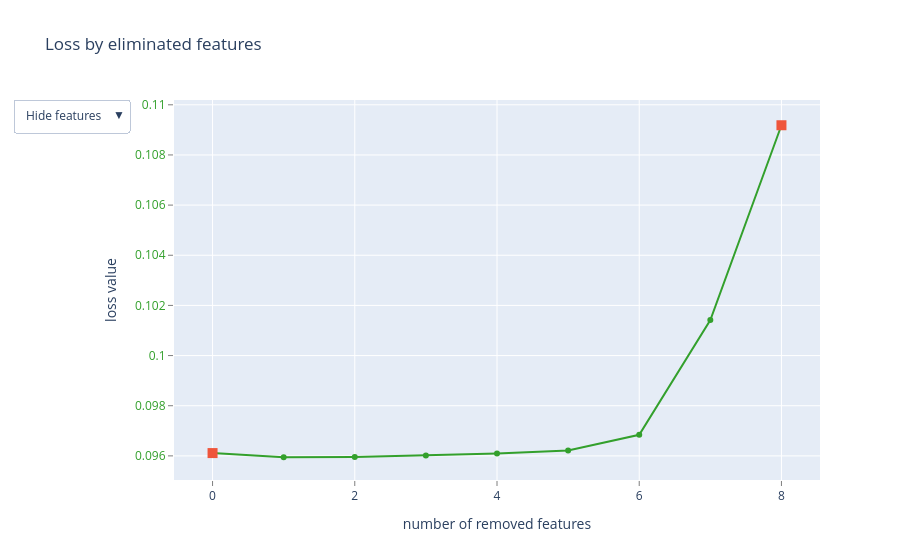

The code cell stored with this chart in its notebook:
### Markdown cell above
## Задание 10*
Проведите отбор признаков встроенными методами библиотеки `CatBoost`:
* Выполните кодирование категориальных признаков через встроенный в `CatBoost` target encoding.
* Через метод `select_features` отберите оптимальное число признаков, визуализируйте процесс.
* Обучите алгоритм `CatBoost` на отобранных признаках и с target encoding. Удалось ли ускорить время работы алгоритма (обучения и инференса) и улучшить качество?

### Code cell
"""
ВАШЕ РЕШЕНИЕ
"""

# Выборки без кодирования признаков
# train и test+val 
X_train_CBC, X_temp_CBC, y_train_CBC, y_temp_CBC = (
    model_selection.train_test_split(
        X, y,
        stratify=y, 
        test_size=0.2,
        random_state=42
    )
)
    
# test и val 
X_test_CBC, X_val_CBC, y_test_CBC, y_val_CBC = train_test_split(
    X_temp_CBC, y_temp_CBC,
    stratify=y_temp_CBC, 
    test_size=0.5,  
    random_state=42
)

# Пулы для CatBoostClassifier
categorical_features = X_train_CBC.select_dtypes(
    include=['str']
).columns.tolist()
train_pool_tg_enc = cb.Pool(
    X_train_CBC,
    y_train_CBC,
    cat_features=categorical_features
)
valid_pool_tg_enc = cb.Pool(
    X_val_CBC,
    y_val_CBC,
    cat_features=categorical_features
)
test_pool_tg_enc = cb.Pool(
    X_test_CBC,
    y_test_CBC,
    cat_features=categorical_features
)

# Инициализация модели
params = {
    'depth': 4,
    'learning_rate': 0.14426903489208018,
    'iterations': 1000,
    'l2_leaf_reg': 0.7800985529013594,
    'random_seed': 42,
    'eval_metric': 'AUC',
    'use_best_model': True,
    'verbose': 0, 
    'border_count': 103,   # для числовых фич
    'bagging_temperature': 0.47781817497692847,
    'random_strength': 0.6401381492117277
}
model_CBC = cb.CatBoostClassifier(**params)

# Построение кривой loss для выявления 
# оптимального количества признаков
summary = model_CBC.select_features(
    train_pool_tg_enc,
    eval_set=valid_pool_tg_enc,
    features_for_select="0-{}".format(X_train_CBC.shape[1] - 1),
    num_features_to_select=5,
    steps=1,
    algorithm="RecursiveByShapValues",
    shap_calc_type="Regular",
    plot=True
)

### Figure 1 — Plotly figure (JSON) as saved in the notebook; plotly's stock layout.template omitted (floating-point values rounded to 4 significant figures)
{"data": [{"line": {"color": "rgb(51,160,44)"}, "mode": "lines+markers", "name": "", "text": ["", "spore-pattern", "gill-attachment", "cap-texture", "ring-thickness", "stem-flexibility", "veil-color", "cap-shape", "ring-number"], "type": "scatter", "x": [0, 1, 2, 3, 4, 5, 6, 7, 8], "y": [0.09611, 0.09595, 0.09596, 0.09602, 0.09609, 0.09621, 0.09684, 0.1014, 0.1092]}, {"marker": {"size": 10, "symbol": "square"}, "mode": "markers", "name": "", "text": ["", "ring-number"], "type": "scatter", "x": [0, 8], "y": [0.09611, 0.1092]}, {"mode": "text", "name": "", "text": ["", "1", "7", "0", "3", "2", "9", "4", "10"], "textfont": {"color": "rgb(51,160,44)", "family": "sans serif", "size": 18}, "textposition": "bottom center", "type": "scatter", "visible": false, "x": [0, 1, 2, 3, 4, 5, 6, 7, 8], "y": [0.09611, 0.09595, 0.09596, 0.09602, 0.09609, 0.09621, 0.09684, 0.1014, 0.1092]}, {"mode": "text", "name": "", "text": ["", "spore-pattern", "gill-attachment", "cap-texture", "ring-thickness", "stem-flexibility", "veil-color", "cap-shape", "ring-number"], "textfont": {"color": "rgb(51,160,44)", "family": "sans serif", "size": 18}, "textposition": "bottom center", "type": "scatter", "visible": false, "x": [0, 1, 2, 3, 4, 5, 6, 7, 8], "y": [0.09611, 0.09595, 0.09596, 0.09602, 0.09609, 0.09621, 0.09684, 0.1014, 0.1092]}], "layout": {"showlegend": false, "title": {"text": "Loss by eliminated features"}, "updatemenus": [{"active": 0, "buttons": [{"args": [{"visible": [true, true, false, false]}], "label": "Hide features", "method": "update"}, {"args": [{"visible": [true, true, true, false]}], "label": "Show indices", "method": "update"}, {"args": [{"visible": [true, true, false, true]}], "label": "Show names", "method": "update"}], "pad": {"r": 10, "t": 10}, "showactive": true, "x": -0.25, "xanchor": "left", "y": 1.03, "yanchor": "top"}], "xaxis": {"gridcolor": "rgb(255,255,255)", "showgrid": true, "showline": false, "showticklabels": true, "tickcolor": "rgb(127,127,127)", "ticks": "outside", "title": {"text": "number of removed features"}, "zeroline": false}, "yaxis": {"gridcolor": "rgb(255,255,255)", "showgrid": true, "showline": false, "showticklabels": true, "tickcolor": "rgb(127,127,127)", "tickfont": {"color": "rgb(51,160,44)"}, "ticks": "outside", "title": {"text": "loss value"}, "zeroline": false}}}
